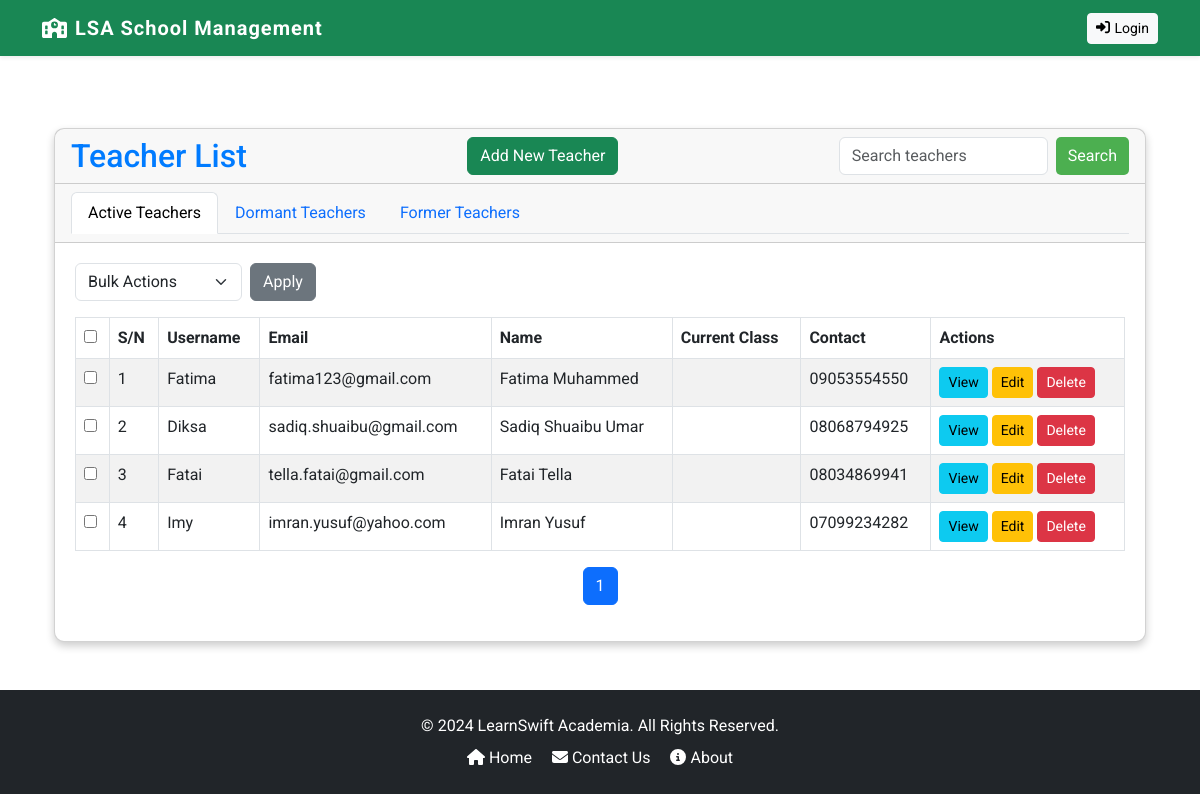
The page /teachers/ on the database as committed earlier.
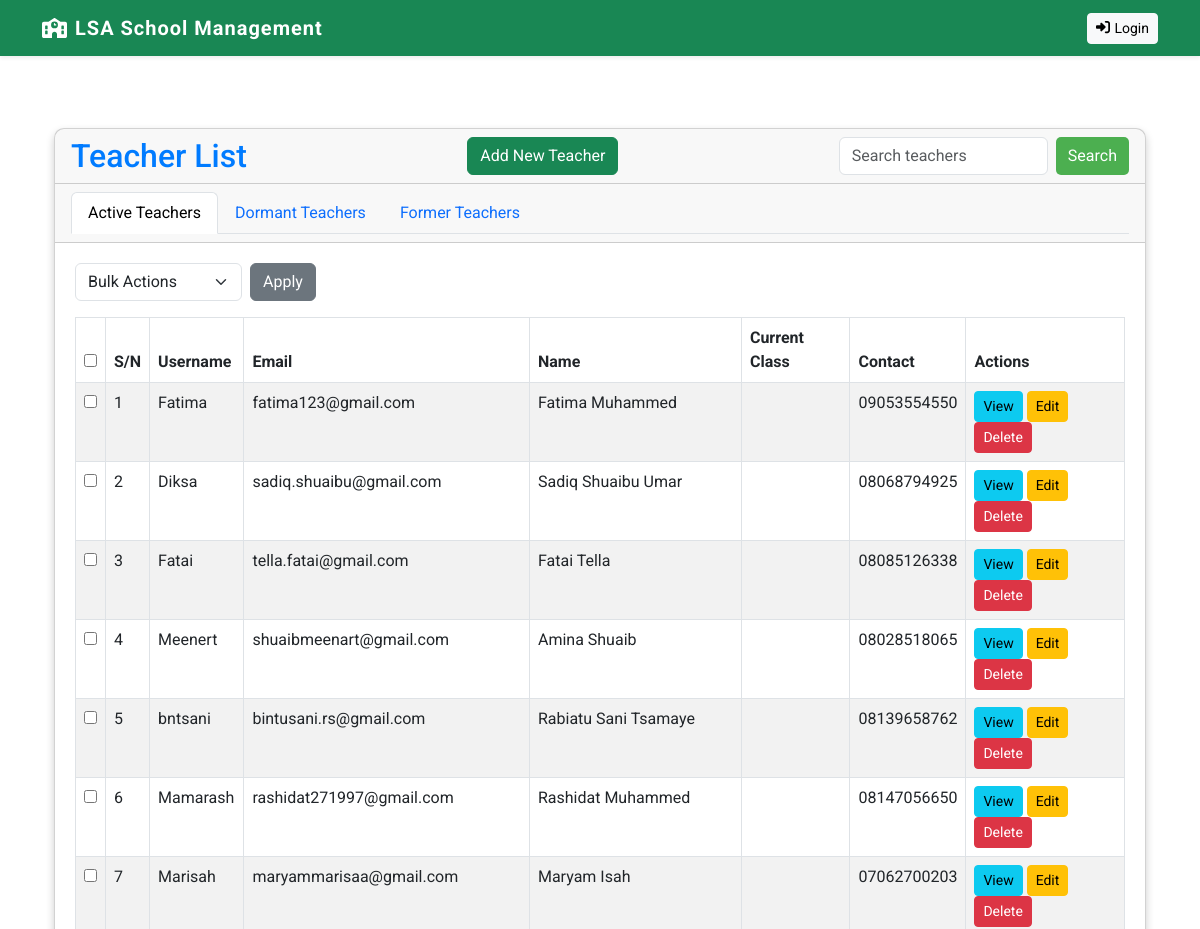
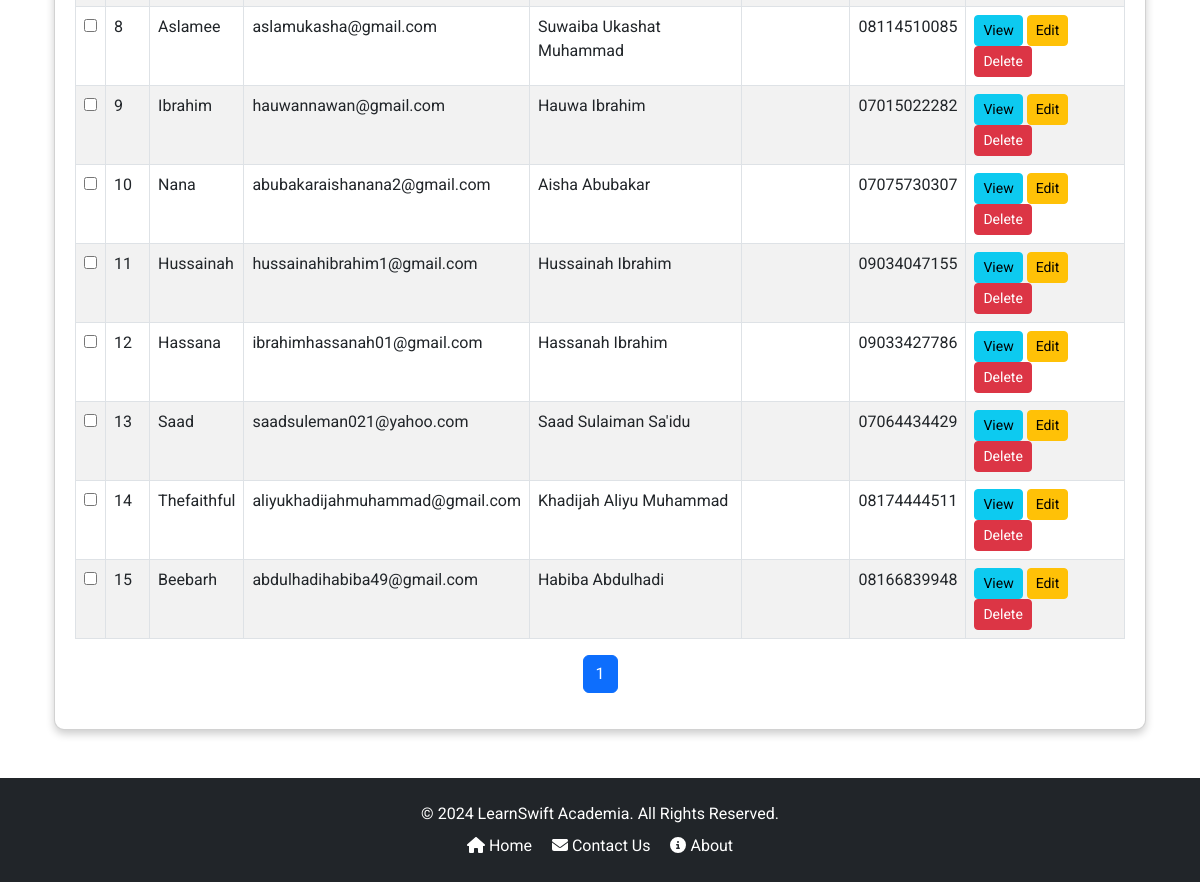
The same page on the database as committed later (2 pictures, top to bottom).
### core/models.py (models this page shows, shortened)
class Teacher(models.Model):
    GENDER_CHOICES = [
        ('M', 'Male'),
        ('F', 'Female'),
    ]
    STATUS_CHOICES = [
        ('active', 'Active'),
        ('dormant', 'Dormant'),
        ('left', 'Left School'),
    ]
    user = models.OneToOneField(CustomUser, on_delete=models.CASCADE, primary_key=True, related_name='teacher')
    employee_id = models.CharField(max_length=20, unique=True, null=True)
    profile_image = models.ImageField(upload_to='media/profile_images/', default='profile_images/default.jpg')
    date_of_birth = models.DateField()
    gender = models.CharField(max_length=1, choices=GENDER_CHOICES, default='M')
    contact = models.CharField(max_length=15, null=True)
    address = models.TextField()
    current_class = models.ForeignKey('Class', on_delete=models.SET_NULL, null=True, blank=True, related_name='enrolled_class', default=None)
    status = models.CharField(max_length=10, choices=STATUS_CHOICES, default='active')

class CustomUser(AbstractUser):
    USER_ROLES = (
        ('student', 'Student'),
        ('teacher', 'Teacher'),
        ('guardian', 'Guardian'),
        ('accountant', 'Accountant'),
        ('admin', 'Admin'),
    )
    role = models.CharField(max_length=20, choices=USER_ROLES)

### core/teacher/views.py (the view, shortened to what this page needs)
# urls.py: path('teachers/', TeacherListView.as_view(), name='teacher_list'),
class TeacherListView(View):
    template_name = 'teacher/teacher_list.html'
    def get(self, request, *args, **kwargs):
        status = request.GET.get('status', 'active')
        query = request.GET.get('q', '')
        teachers = Teacher.objects.filter(status=status).order_by('current_class')
        paginator = Paginator(teachers, 15)  # Show 15 teachers per page
        page_number = request.GET.get('page')
        page_obj = paginator.get_page(page_number)
        return render(request, self.template_name, {
            'page_obj': page_obj,
            'active_tab': status,
        })

### core/templates/teacher/teacher_list.html (shortened to what this page needs)
{% extends 'base.html' %}
{% block content %}
<div class="container mt-4">
    <div class="card">
        <div class="card-header d-flex justify-content-between align-items-center">
            <div>
                <h2 class="mb-0">Teacher List</h1>
            </div>
            <a href="{% url 'teacher_create' %}" class="btn btn-success">Add New Teacher</a>
            <form method="get" class="d-inline-flex">
                <input type="text" name="q" class="form-control me-2" placeholder="Search teachers" value="{{ request.GET.q }}">
                <button type="submit" class="btn btn-primary">Search</button>
            </form>
        </div>
        <div class="card-header">
            <ul class="nav nav-tabs">
                <li class="nav-item">
                    <a class="nav-link {% if active_tab == 'active' %}active{% endif %}" href="?status=active">Active Teachers</a>
                </li>
                <li class="nav-item">
                    <a class="nav-link {% if active_tab == 'dormant' %}active{% endif %}" href="?status=dormant">Dormant Teachers</a>
                </li>
                <li class="nav-item">
                    <a class="nav-link {% if active_tab == 'left' %}active{% endif %}" href="?status=left">Former Teachers</a>
                </li>
            </ul>
        </div>
        <div class="card-body">
            <form method="post" action="{% url 'bulk_update_teachers' %}" id="bulk-action-form">
                <div class="d-flex justify-content-between mb-3">
                    <div class="d-inline-flex">
                        <select name="action" class="form-select me-2" required>
                            <option value="" disabled selected>Bulk Actions</option>
                        </select>
                        <button type="submit" class="btn btn-secondary">Apply</button>
                    </div>
                </div>
                <table class="table table-striped table-bordered">
                    <thead>
                        <tr>
                            <th><input type="checkbox" id="select-all"></th>
                            <th>S/N</th>
                            <th>Username</th>
                            <th>Email</th>
                            <th>Name</th>
                            <th>Current Class</th>
                            <th>Contact</th>
                            <th>Actions</th>
                        </tr>
                    </thead>
                    <tbody>
                        {% for teacher in page_obj %}
                        <tr>
                            <td>
                                <input type="checkbox" name="selected_teachers" value="{{ teacher.user.id }}" class="select-teacher">
                            </td>
                            <td>{{ forloop.counter }}</td>
                            <td>{{ teacher.user.username }}</td>
                            <td>{{ teacher.user.email }}</td>
                            <td>{{ teacher.user.get_full_name }}</td>
                            <td>{{ teacher.current_class.name }}</td>
                            <td>{{ teacher.contact }}</td>
                            <td>
                                <a href="{% url 'teacher_detail' teacher.user.id %}" class="btn btn-info btn-sm">View</a>
                                <a href="{% url 'teacher_update' teacher.user.id %}" class="btn btn-warning btn-sm">Edit</a>
                                <form action="{% url 'teacher_delete' teacher.user.id %}" method="post" style="display:inline;">
                                    <button type="submit" class="btn btn-danger btn-sm"
                                            onclick="return confirm('Are you sure you want to delete this teacher?');">
                                        Delete
                                    </button>
                                </form>
                            </td>
                        </tr>
                        {% empty %}
                        <tr>
                            <td colspan="8" class="text-center">No teachers found in this category.</td>
                        </tr>
                        {% endfor %}
                    </tbody>
                </table>
            </form>
            <nav aria-label="Page navigation">
                <ul class="pagination justify-content-center">
                    {% for page_num in page_obj.paginator.page_range %}
                    <li class="page-item {% if page_num == page_obj.number %}active{% endif %}">
                        <a class="page-link" href="?page={{ page_num }}&status={{ active_tab }}">{{ page_num }}</a>
                    </li>
                    {% endfor %}
                </ul>
            </nav>
        </div>
    </div>
</div>
{% endblock %}

### core/templates/base.html (shortened to what this page needs)
<!DOCTYPE html>
<html lang="en">
<head>
    <link href="https://cdn.jsdelivr.net/npm/bootstrap@5.3.0/dist/css/bootstrap.min.css" rel="stylesheet">
    <link href="https://cdnjs.cloudflare.com/ajax/libs/font-awesome/6.4.0/css/all.min.css" rel="stylesheet">
    {% load static %}
    <link rel="stylesheet" href="{% static 'css/custom.css' %}">
</head>
<body style="font-family: 'Roboto', sans-serif;">
    <nav class="navbar navbar-expand-lg navbar-dark bg-success shadow-sm">
        <div class="container">
            <a class="navbar-brand fw-bold" href="{% url 'home' %}">
                <i class="fas fa-school me-2"></i>LSA School Management
            </a>
            <div class="collapse navbar-collapse" id="navbarNav">
                <ul class="navbar-nav ms-auto">
                    {% if user.is_authenticated %}
                        <li class="nav-item">
                            <a class="nav-link" href="{% url 'home' %}">
                                <i class="fas fa-home me-1"></i>Home
                            </a>
                        </li>
                        <li class="nav-item">
                            <a href="#">
                                <i class="fas fa-home me-1"></i>
                            </a>
                        </li>
                        {% if user.is_superuser %}
                            <li class="nav-item">
                                <a class="nav-link" href="{% url 'student_list' %}">
                                    <i class="fas fa-users me-1"></i>Students
                                </a>
                            </li>
                            <li class="nav-item">
                                <a class="nav-link" href="{% url 'teacher_list' %}">
                                    <i class="fas fa-chalkboard-teacher me-1"></i>Teachers
                                </a>
                            </li>
                            <li class="nav-item">
                                <a class="nav-link" href="{% url 'guardian_list' %}">
                                    <i class="fas fa-user-friends me-1"></i>Guardians
                                </a>
                            </li>
                            <li class="nav-item">
                                <a class="btn btn-outline-light btn-sm ms-2" href="{% url 'school_setup' %}">
                                    <i class="fas fa-cogs me-1"></i>School Setup
                                </a>
                            </li>
                        {% endif %}
                        <li class="nav-item">
                            <form method="POST" action="{% url 'logout' %}">
                                {% csrf_token %}
                                <button type="submit" class="btn btn-danger btn-sm ms-3">
                                    <i class="fas fa-sign-out-alt me-1"></i>Logout
                                </button>
                            </form>
                        </li>
                    {% else %}
                        <li class="nav-item">
                            <a class="btn btn-light btn-sm ms-2" href="{% url 'login' %}">
                                <i class="fas fa-sign-in-alt me-1"></i>Login
                            </a>
                        </li>
                    {% endif %}
                </ul>
            </div>
        </div>
    </nav>
    <div class="container mt-5">
        {% block content %}
        {% endblock %}
    </div>
    <footer class="bg-dark text-white py-4 mt-5">
        <div class="container text-center">
            <p class="mb-1">&copy; 2024 LearnSwift Academia. All Rights Reserved.</p>
            <div class="mt-2">
                <a href="{% url 'home' %}" class="text-white text-decoration-none me-3">
                    <i class="fas fa-home me-1"></i>Home
                </a>
                <a href="#" class="text-white text-decoration-none me-3">
                    <i class="fas fa-envelope me-1"></i>Contact Us
                </a>
                <a href="#" class="text-white text-decoration-none">
                    <i class="fas fa-info-circle me-1"></i>About
                </a>
            </div>
        </div>
    </footer>
</body>
</html>

### core/static/css/custom.css (style rules this page uses)
:root { --bs-primary: #4e73df; --bs-secondary: #858796; --bs-success: #1cc88a; --bs-info: #36b9cc; --bs-warning: #f6c23e; --bs-danger: #e74a3b; --bs-light: #f8f9fc; --bs-dark: #5a5c69; --bs-font-sans-serif: 'Roboto', sans-serif; }
html, body { height: 100%; margin: 0; display: flex; flex-direction: column; }
footer { background-color: #343a40; color: white; text-align: center; padding: 1rem; position: relative; bottom: 0; width: 100%; }
.navbar-brand { font-weight: 700; letter-spacing: 1px; }
body { font-family: 'Roboto', sans-serif; }
h1, h2, h3, h4, h5, h6 { color: #007bff; }
.navbar-brand { font-weight: bold; }
footer { background-color: #f8f9fa; color: #6c757d; }
.card { box-shadow: 0 4px 8px 0 rgba(0, 0, 0, 0.2); transition: 0.3s; border-radius: 10px; }
.card-body { padding: 20px; }
.btn-primary { background-color: #4CAF50; border: none; border-radius: 5px; }

Rows that differ between the two databases and show on the page:
removed Teacher: user.username "Imy", user.email "imran.yusuf@yahoo.com", user.get_full_name "Imran Yusuf", contact "07099234282"
changed Teacher "Fatai": contact "08034869941" → "08085126338"
added Teacher: user.username "Meenert", user.email "shuaibmeenart@gmail.com", user.get_full_name "Amina Shuaib", contact "08028518065"
added Teacher: user.username "bntsani", user.email "bintusani.rs@gmail.com", user.get_full_name "Rabiatu Sani Tsamaye", contact "08139658762"
added Teacher: user.username "Mamarash", user.email "rashidat271997@gmail.com", user.get_full_name "Rashidat Muhammed", contact "08147056650"
added Teacher: user.username "Marisah", user.email "maryammarisaa@gmail.com", user.get_full_name "Maryam Isah", contact "07062700203"
added Teacher: user.username "Aslamee", user.email "aslamukasha@gmail.com", user.get_full_name "Suwaiba Ukashat Muhammad", contact "08114510085"
added Teacher: user.username "Ibrahim", user.email "hauwannawan@gmail.com", user.get_full_name "Hauwa Ibrahim", contact "07015022282"
added Teacher: user.username "Nana", user.email "abubakaraishanana2@gmail.com", user.get_full_name "Aisha Abubakar", contact "07075730307"
added Teacher: user.username "Hussainah", user.email "hussainahibrahim1@gmail.com", user.get_full_name "Hussainah Ibrahim", contact "09034047155"
added Teacher: user.username "Hassana", user.email "ibrahimhassanah01@gmail.com", user.get_full_name "Hassanah Ibrahim", contact "09033427786"
added Teacher: user.username "Saad", user.email "saadsuleman021@yahoo.com", user.get_full_name "Saad Sulaiman Sa'idu", contact "07064434429"
added Teacher: user.username "Thefaithful", user.email "aliyukhadijahmuhammad@gmail.com", user.get_full_name "Khadijah Aliyu Muhammad", contact "08174444511"
added Teacher: user.username "Beebarh", user.email "abdulhadihabiba49@gmail.com", user.get_full_name "Habiba Abdulhadi", contact "08166839948"
